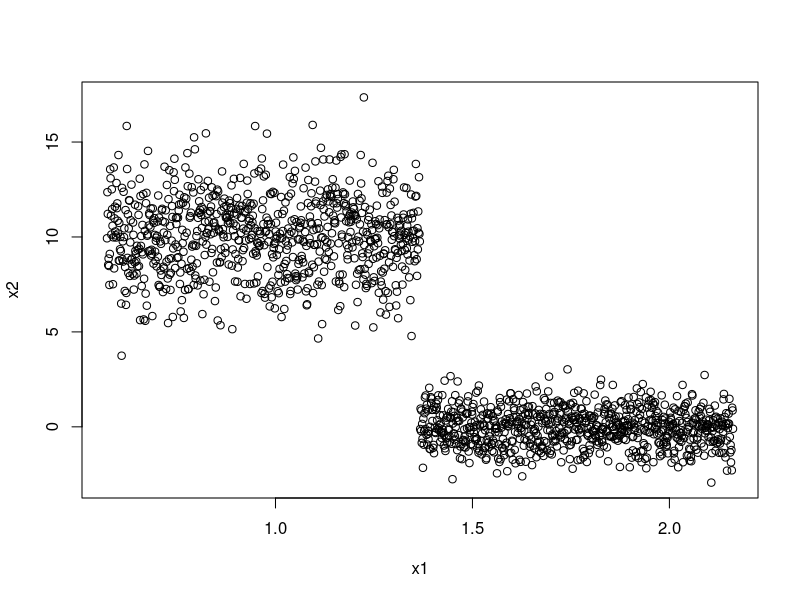

Write the R code that produced this figure. (Note: this script raises an error after producing the figure.)
#CREATING A TOY DATASET
minimo <- runif(1)*1
maximo <- 1+runif(1)*9
df <- data.frame(x1=seq(minimo,maximo,by=0.001))
df$x2 <- c(rnorm(n=floor(dim(df)[1]/2),mean=10,sd=2),  #let's make this variable induce some clusters
           rnorm(n=ceiling(dim(df)[1]/2),mean=0,sd=1))
plot(df)

################### IMPORTANT
#BEFORE THIS SECTION IT IS IMPORTANT FOR THE DATA FRAME THAT WILL BE USED TO BE CALLED "df"
#ALSO I AM ASSUMING WE CAN TAKE "x1" AS A VARIABLE FROM "df" TO SUBSET
#THIS VARIABLE HAS TO BE NUMERIC AND NON CATEGORICAL
#I SUGGEST WORKING WITH THE TOY DATA SET FIRST AND THEN MOVING ON TO TRY OTHER ONES
####################

#----------------------------- PACKAGES -----------------------------

#install.packages("fpc")
#library(fpc)

#----------------------------- NECESSARY PARAMETERS -----------------------------
var_o <- df$x1   #variable we will use to make the overlapping subsets
n_int <- 5       #number of intervals we want
p <- 0.1          #proportion of each interval that should overlap with the next
#parameters for dbscan
eps <- 0.7            #epsilon makes the number of clusters VERY unstable  !!!!!
p_noise <- 0.05       #

#----------------------------- CREATING THE INTERVALS -----------------------------
#this section will create a data frame in which we will construct overlapping intervals
intervals_centers <- seq(min(var_o),max(var_o),length=n_int)  #basic partition = centers
interval_length <- intervals_centers[2]-intervals_centers[1]  #to create the overlaps of p% of this length
intervals <- data.frame(centers=intervals_centers)            #create a data frame
#create the overlapping intervals  
  intervals$min <- intervals_centers - (0.5+p)*interval_length                     
  intervals$max <- intervals_centers + (0.5+p)*interval_length
#decent name for the intervals e.g    [5.34;6.53)     [6.19;7.39)
intervals$name <- with(intervals, sprintf("[%.2f;%.2f)",min,max))

#function that will split the variable according to the invervals
res <- lapply(split(intervals,intervals$name), function(x){   
  return(df[var_o> x$min & var_o <= x$max,])     #res will be a list with each element res[i]
})                                                #being the points on the i'th subset

#res


#ITERATE EVERY ELEMENT OF THE LIST (res[i]) AND CLUSTERIZE INSIDE
ints<-list()
counter1<-1;counter2<-1

for(i in 1:(n_int-1)){
  df1<-as.data.frame(res[[i]])
  df2<-as.data.frame(res[[i+1]])
  
  if(i==1){
    MinPts <- p_noise*dim(df1)[1]
    result1<-(dbscan(df1,eps=eps,MinPts=MinPts,showplot = TRUE))
          }else{result1 <- result2
                }
  df1$cluster1 <- result1$cluster   #use the results for the last iteration
                                    #this ensures that the cluster labels will be correct for the adj. matrix
  
  MinPts <- p_noise*dim(df2)[1]
  result2<-(dbscan(df2,eps=eps,MinPts=MinPts,showplot = TRUE))
  df2$cluster2 <- result2$cluster
  
  intersection <- merge(df1,df2,all=TRUE)            #points in the intersection
  intersection[is.na(intersection)] <- 0
  ints[[i]]<-as.data.frame(unique(intersection[3:4]))               #list of all the clusters that intersect
  
        }

#----------------------------- GENERATE ADJACENCY MATRIX -----------------------------
adjacency_matrix <- data.frame()




